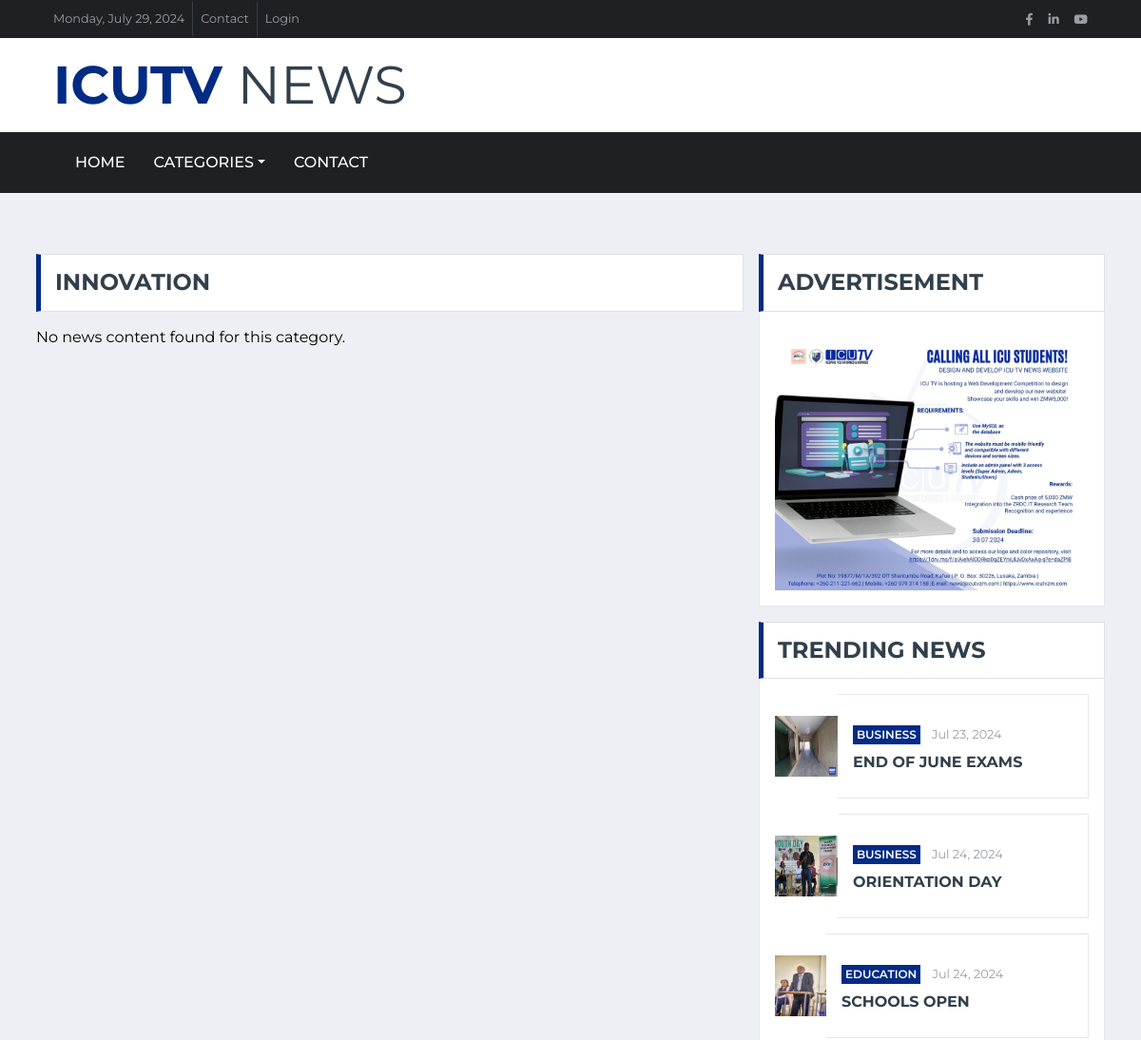
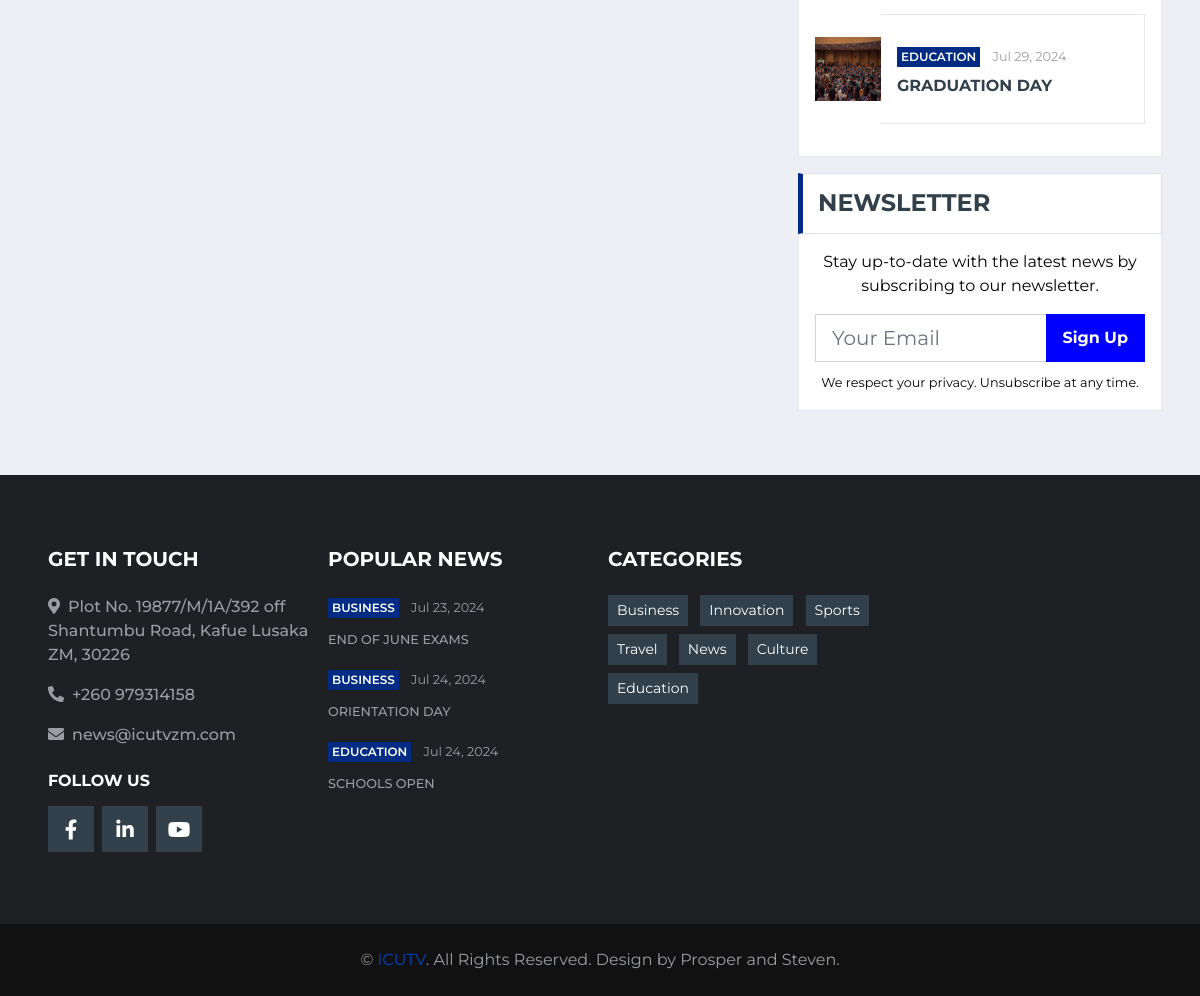
The page /category.php?category=2 on the database its author committed (2 pictures, top to bottom).
### tables this page shows
CREATE TABLE `category` (
  `c_id` int(11) NOT NULL,
  `category_name` varchar(100) NOT NULL
);

CREATE TABLE `advertisment` (
  `ad_id` int(11) NOT NULL,
  `ad_image` varchar(250) NOT NULL,
  `ad_link` varchar(250) NOT NULL,
  `date` datetime NOT NULL
);

CREATE TABLE `news_post` (
  `n_id` int(11) NOT NULL,
  `news_image` varchar(250) NOT NULL,
  `newsImage2` varchar(250) NOT NULL,
  `newsImage3` varchar(250) NOT NULL,
  `news_title` varchar(250) NOT NULL,
  `category` varchar(250) NOT NULL,
  `news_article` varchar(250) NOT NULL,
  `author` varchar(250) NOT NULL,
  `date` date NOT NULL
);

### news_trend.php (the view, shortened to what this page needs)
<?php
include 'admin/connection/conn.php';
$sql = "SELECT ad_image, ad_link FROM advertisment ORDER BY ad_id DESC LIMIT 1";
$result = $conn->query($sql);
$advertisement = null;
if ($result->num_rows > 0) {
    $advertisement = $result->fetch_assoc();
}
$sql = "SELECT n.n_id, n.news_title, n.date, n.news_image, cat.category_name, COUNT(com.n_id) AS comment_count
        FROM news_post n
        LEFT JOIN comments com ON n.n_id = com.n_id
        JOIN category cat ON n.category = cat.c_id
        GROUP BY n.n_id
        ORDER BY comment_count DESC
        LIMIT 5";
$result = $conn->query($sql);
$trending_news = [];
if ($result->num_rows > 0) {
    while($row = $result->fetch_assoc()) {
        $trending_news[] = $row;
    }
}
?>
<!DOCTYPE html>
<html lang="en">
<head>
</head>
<body>
    <div class="col-lg-4">
        <div class="mb-3">
            <div class="section-title mb-0">
                <h4 class="m-0 text-uppercase font-weight-bold">Advertisement</h4>
            </div>
            <div class="bg-white text-center border border-top-0 p-3">
                <?php if ($advertisement): ?>
                    <a href="<?php echo htmlspecialchars($advertisement['ad_link']); ?>">
                        <img class="img-fluid" src="admin/<?php echo htmlspecialchars($advertisement['ad_image']); ?>" alt="Advertisement">
                    </a>
                <?php else: ?>
                    <p>Nothing to advertise yet</p>
                <?php endif; ?>
            </div>
        </div>
        <div class="mb-3">
            <div class="section-title mb-0">
                <h4 class="m-0 text-uppercase font-weight-bold">Trending News</h4>
            </div>
            <div class="bg-white border border-top-0 p-3">
                <?php foreach ($trending_news as $news): ?>
                <div class="d-flex align-items-center bg-white mb-3" style="height: 110px;">
                    <img class="img-fluid" style="height: 8vh; width:20%;" src="admin/<?php echo htmlspecialchars($news['news_image']); ?>" alt="">
                    <div class="w-100 h-100 px-3 d-flex flex-column justify-content-center border border-left-0">
                        <div class="mb-2">
                            <a class="badge badge-primary text-uppercase font-weight-semi-bold p-1 mr-2" href=""><?php echo htmlspecialchars($news['category_name']); ?></a>
                            <a class="text-body" href=""><small><?php echo date('M d, Y', strtotime($news['date'])); ?></small></a>
                        </div>
                        <a class="h6 m-0 text-secondary text-uppercase font-weight-bold" href="single.php?n_id=<?php echo htmlspecialchars($news['n_id']); ?>">
                            <?php echo htmlspecialchars($news['news_title']); ?>
                        </a>
                    </div>
                </div>
                <?php endforeach; ?>
            </div>
        </div>
        <div class="mb-3">
            <div class="section-title mb-0">
                <h4 class="m-0 text-uppercase font-weight-bold">Newsletter</h4>
            </div>
            <div class="bg-white text-center border border-top-0 p-3">
                <p>Stay up-to-date with the latest news by subscribing to our newsletter.</p>
                <form action="subscribe.php" method="post">
                    <div class="input-group mb-2" style="width: 100%;">
                        <input type="email" name="email" class="form-control form-control-lg" placeholder="Your Email" required>
                        <div class="input-group-append">
                            <button class="btn btn-primary font-weight-bold px-3" type="submit">Sign Up</button>
                        </div>
                    </div>
                </form>
                <small>We respect your privacy. Unsubscribe at any time.</small>
            </div>
        </div>
    </div>
</body>
</html>

### category.php (shortened to what this page needs)
<?php
include "admin/connection/conn.php";
$category = isset($_GET['category']) ? $_GET['category'] : '';
$query = "
SELECT np.*, COALESCE(COUNT(c.cc_id), 0) AS comment_count
FROM news_post np
LEFT JOIN comments c ON np.n_id = c.n_id
WHERE np.category = '$category'
GROUP BY np.n_id";
$result = $conn->query($query);
$category_id = isset($_GET['category']) ? $_GET['category'] : '';
$category_query = "SELECT category_name FROM category WHERE c_id = '$category_id'";
$category_result = $conn->query($category_query);
if ($category_result->num_rows > 0) {
    $category_row = $category_result->fetch_assoc();
    $category_name = $category_row['category_name'];
} else {
    die("Category not found.");
}
?>
<!DOCTYPE html>
<html lang="en">
<head>
    <link href="https://cdnjs.cloudflare.com/ajax/libs/font-awesome/5.15.0/css/all.min.css" rel="stylesheet">
    <link href="lib/owlcarousel/assets/owl.carousel.min.css" rel="stylesheet">
    <link href="css/style.css" rel="stylesheet">
</head>
<body>
    <?php include "header.php"; ?>
    <div class="container-fluid mt-5 pt-3">
        <div class="container">
            <div class="row">
                <div class="col-lg-8">
                    <div class="row">
                        <div class="col-12">
                            <div class="section-title">
                                <h4 class="m-0 text-uppercase font-weight-bold"><?php echo htmlspecialchars($category_name); ?></h4>
                            </div>
                        </div>
                   <?php
                        if ($result->num_rows > 0) {
                            while ($row = $result->fetch_assoc()) {
                                $comment_count = isset($row['comment_count']) ? $row['comment_count'] : 0;
                                $image_path = 'admin/' . htmlspecialchars($row['news_image']);
                                ?>
                            <div class="col-lg-6">
                                <div class="position-relative mb-3">
                                    <img class="img-fluid w-100" src="admin/<?php echo htmlspecialchars($row['news_image']); ?>" style="height: 40vh;">
                                    <div class="bg-white border border-top-0 p-4">
                                        <div class="mb-2">
                                            <a class="badge badge-primary text-uppercase font-weight-semi-bold p-2 mr-2" href="single.php?n_id=<?php echo htmlspecialchars($row['n_id']); ?>"><?php echo htmlspecialchars($category_name); ?></a>
                                            <a class="text-body" href=""><small><?php echo htmlspecialchars($row['date']); ?></small></a>
                                        </div>
                                        <a class="h4 d-block mb-3 text-secondary text-uppercase font-weight-bold" href="single.php?n_id=<?php echo htmlspecialchars($row['n_id']); ?>"><?php echo htmlspecialchars($row['news_title']); ?></a>
                                    </div>
                                    <div class="d-flex justify-content-between bg-white border border-top-0 p-4">
                                        <div class="d-flex align-items-center">
                                            <small><?php echo htmlspecialchars($row['author']); ?></small>
                                        </div>
                                        <div class="d-flex align-items-center">
                                            <small class="ml-3"><i class="far fa-comment mr-2"></i><?php echo htmlspecialchars($row['comment_count']); ?></small>
                                        </div>
                                    </div>
                                </div>
                            </div>
                            <?php
                        }
                    } else {
                        echo "<div class='col-12'><p>No news content found for this category.</p></div>";
                    }
                    ?>
                    </div>
                </div>
               <?php
                include_once "news_trend.php";
                ?>
            </div>
        </div>
    </div>
   <?php
    include 'footer.php';
    ?>
</body>
</html>

### footer.php (shortened to what this page needs)
<?php
include_once "admin/connection/conn.php";
$sql = "SELECT n.n_id, n.news_title, n.date, n.news_image, c.category_name, COUNT(cm.cc_id) as comment_count
        FROM news_post n
        JOIN category c ON n.category = c.c_id
        LEFT JOIN comments cm ON n.n_id = cm.n_id
        GROUP BY n.n_id, n.news_title, n.date, n.news_image, c.category_name
        ORDER BY comment_count DESC LIMIT 3";
$result = $conn->query($sql);
$popular_news = [];
if ($result && $result->num_rows > 0) {
    while ($row = $result->fetch_assoc()) {
        $popular_news[] = $row;
    }
} else {
    $popular_news = null;
}
?>
<div class="container-fluid bg-dark pt-5 px-sm-3 px-md-5 mt-5">
       <div class="row py-4">
            <div class="col-lg-3 col-md-6 mb-5">
                <h5 class="mb-4 text-white text-uppercase font-weight-bold">Get In Touch</h5>
                <p class="font-weight-medium"><i class="fa fa-map-marker-alt mr-2"></i>Plot No. 19877/M/1A/392 off Shantumbu Road, Kafue Lusaka ZM, 30226</p>
                <p class="font-weight-medium"><i class="fa fa-phone-alt mr-2"></i>+260 979314158</p>
                <p class="font-weight-medium"><i class="fa fa-envelope mr-2"></i>news@icutvzm.com</p>
                <h6 class="mt-4 mb-3 text-white text-uppercase font-weight-bold">Follow Us</h6>
                <div class="d-flex justify-content-start">
                    <a class="btn btn-lg btn-secondary btn-lg-square mr-2" href="https://web.facebook.com/icutvzm"><i
                            class="fab fa-facebook-f"></i></a>
                    <a class="btn btn-lg btn-secondary btn-lg-square mr-2" href="https://www.linkedin.com/showcase/icutvzm/"><i
                            class="fab fa-linkedin-in"></i></a>
                    <a class="btn btn-lg btn-secondary btn-lg-square" href="https://www.youtube.com/@icutvzm"><i class="fab fa-youtube"></i></a>
                </div>
            </div>
            <div class="col-lg-3 col-md-6 mb-5">
                <h5 class="mb-4 text-white text-uppercase font-weight-bold">Popular News</h5>
                 <?php if ($popular_news): ?>
                    <?php foreach ($popular_news as $news): ?>
                        <div class="mb-3">
                            <div class="mb-2">
                                <a class="badge badge-primary text-uppercase font-weight-semi-bold p-1 mr-2" href="">
                                    <?php echo htmlspecialchars($news['category_name']); ?>
                                </a>
                                <a class="text-body" href="">
                                    <small><?php echo date('M d, Y', strtotime($news['date'])); ?></small>
                                </a>
                            </div>
                            <a class="small text-body text-uppercase font-weight-medium" href="single.php?n_id=<?php echo htmlspecialchars($news['n_id']); ?>">
                                <?php echo htmlspecialchars($news['news_title']); ?>
                            </a>
                        </div>
                    <?php endforeach; ?>
                <?php else: ?>
                    <p class="text-white">No popular news found.</p>
                <?php endif; ?>
            </div>
            <div class="col-lg-3 col-md-12 mb-5">
                <h5 class="mb-4 text-white text-uppercase font-weight-bold">Categories</h5>
                <div class="m-n1">
                    <a href="category.php?category=1" class="btn btn-sm btn-secondary m-1">Business</a>
                    <a href="category.php?category=2" class="btn btn-sm btn-secondary m-1">Innovation</a>
                    <a href="category.php?category=3" class="btn btn-sm btn-secondary m-1">Sports</a>
                    <a href="category.php?category=4" class="btn btn-sm btn-secondary m-1">Travel</a>
                    <a href="category.php?category=5" class="btn btn-sm btn-secondary m-1">News</a>
                    <a href="category.php?category=6" class="btn btn-sm btn-secondary m-1">Culture</a>
                    <a href="category.php?category=7" class="btn btn-sm btn-secondary m-1">Education</a>
                </div>
            </div>
        </div>
    </div>
    <div class="container-fluid py-4 px-sm-3 px-md-5" style="background: #111111;">
        <p class="m-0 text-center">&copy; <a href="https://www.linkedin.com/showcase/icutvzm/">ICUTV</a>. All Rights Reserved.
            Design by Prosper and Steven.</a>
        </p>
    </div>

### rows shown on the page
category: category_name "INNOVATION"
advertisment: ad_image (picture)
news_post: news_image (picture), category.category_name "BUSINESS", date "Jul 23, 2024", news_title "END OF JUNE EXAMS"
news_post: news_image (picture), category.category_name "BUSINESS", date "Jul 24, 2024", news_title "ORIENTATION DAY"
news_post: news_image (picture), category.category_name "EDUCATION", date "Jul 24, 2024", news_title "SCHOOLS OPEN"
news_post: news_image (picture), category.category_name "EDUCATION", date "Jul 29, 2024", news_title "GRADUATION DAY"
